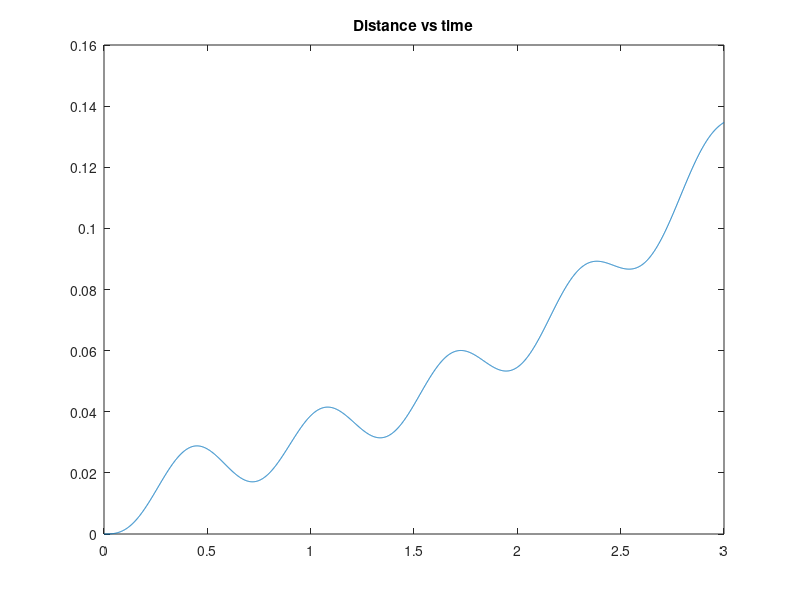
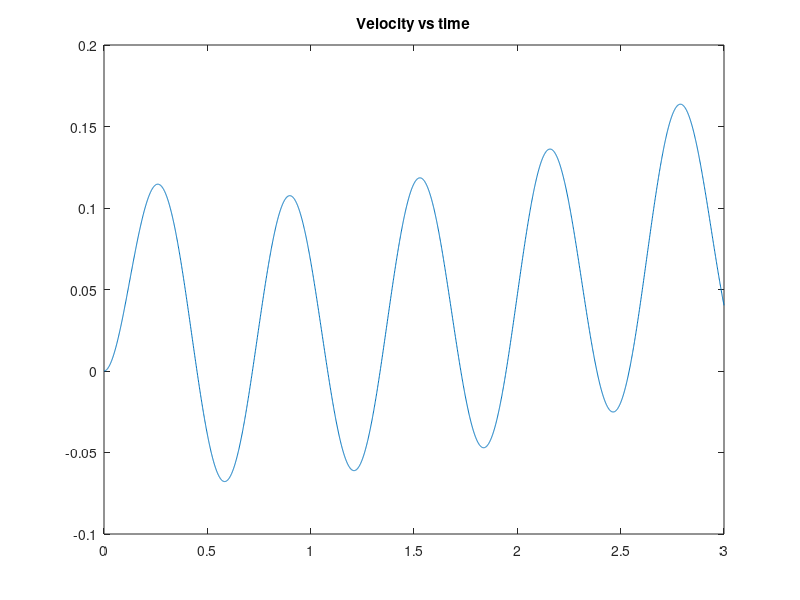

MATLAB code for these plots, in order:
function second_oder_ode
t=0:0.001:3;   % time scale
initial_x    = 0;
initial_dxdt = 0;

[t,x]=ode45( @rhs, t, [initial_x initial_dxdt] );


figure(1)
plot(t,x(:,1))
title('Distance vs time')
figure(2)
plot(t,x(:,2))
title('Velocity vs time')

function dxdt=rhs(t,x)
        dxdt_1 = x(2);
        dxdt_2 = -5*x(2) + 4*x(1) + sin(10*t);
        dxdt=[dxdt_1; dxdt_2];
    end
end